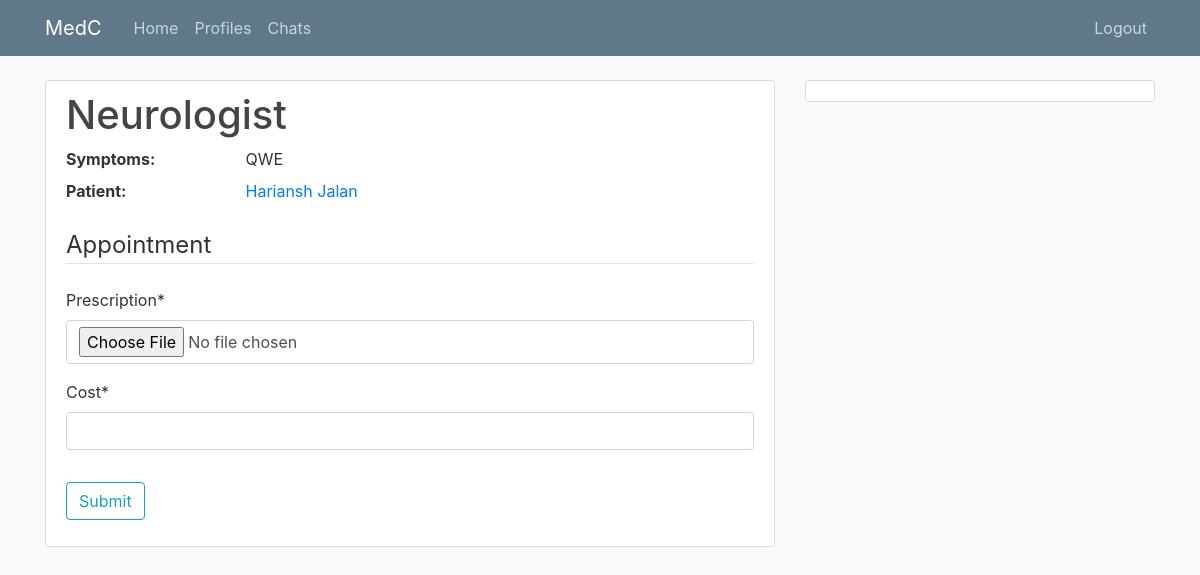
Before: /staff/apps/3/ (signed in) with the older database file.
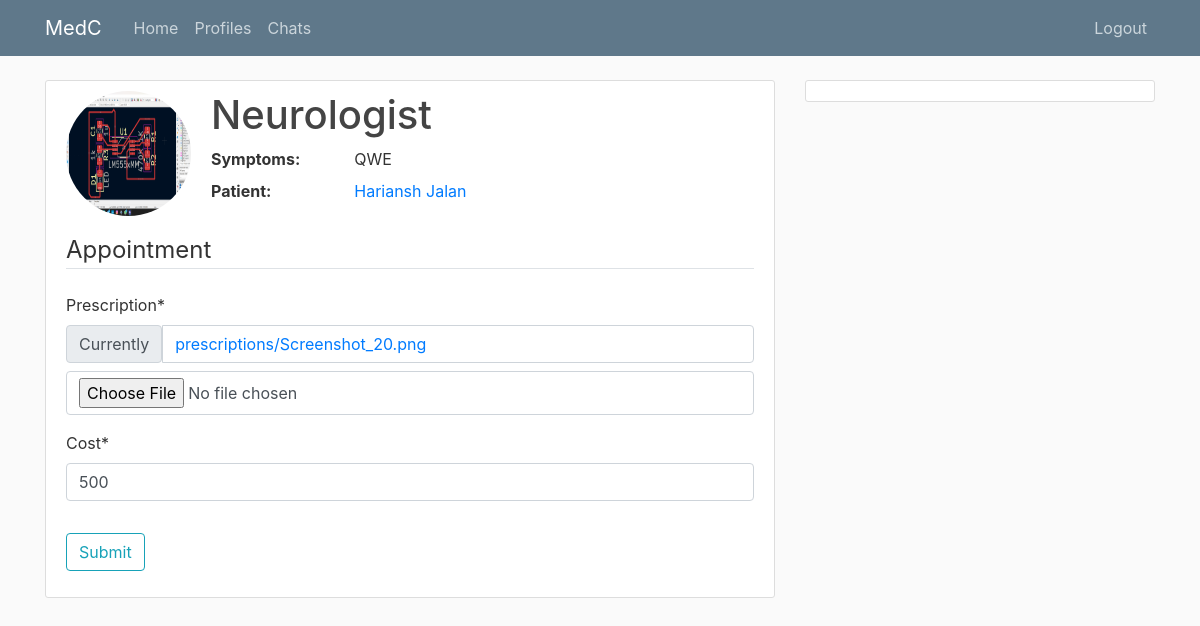
After: the same page with the newer database file.
### patient_dashboard/models.py (models this page shows, shortened)
class Appointment(models.Model):
    doc_name = models.CharField('Doc preffered(if any)',blank=True,default="", max_length=100)
    department = models.CharField(choices=DEPARTMENTS,max_length=15)
    symptoms = models.TextField()
    date_posted = models.DateTimeField(default=timezone.now)
    prescription = models.ImageField(blank=True, upload_to='prescriptions')
    cost = models.IntegerField(null=True)
    patient = models.ForeignKey(get_user_model(), on_delete=models.CASCADE)

### users/models.py (models this page shows)
class User(AbstractUser):
    email = models.EmailField(null=True, unique=True)
    phone = PhoneNumberField(null=True, blank=False, unique=True)
    gender = models.CharField(null=True, max_length=1, choices=(('M','Male'),('F','Female')))
    is_patient = models.BooleanField(default=False)
    is_staff = models.BooleanField(default=False)

### staff_dashboard/views.py (the view)
# urls.py: path('apps/<int:pk>/', views.approve, name='staff-apps'),
def approve(request,pk):
    app = Appointment.objects.get(id=pk)
    if request.method=='POST':
        form = AppUpdateForm(request.POST, request.FILES, instance=app)
        if form.is_valid():
            form.save()
            channel_layer = get_channel_layer()
            async_to_sync(channel_layer.group_send)("apps", {'type': 'chatroom_message','message': 'refresh_apps',})
            messages.success(request, f'prescription has been uploaded')
            return redirect('staff-home')
    else:
        form = AppUpdateForm(instance=Appointment.objects.get(id=pk))
    context = {
        'form' : form,
        'app' : app,
    }
    return render(request,'staff_dashboard/appointment_form.html',context)

### staff_dashboard/forms.py
class AppUpdateForm(forms.ModelForm):
    prescription = forms.ImageField(required=True)
    class Meta:
        model = Appointment
        fields = ['prescription','cost']

### staff_dashboard/templates/staff_dashboard/appointment_form.html (shortened to what this page needs)
{% extends "staff_dashboard/base.html" %}
{%load crispy_forms_tags%}
{% block content %}
<div class="content-section">
    <form method="POST" enctype="multipart/form-data">
        <div class="media">
            {%if app.prescription%}
                <img class="rounded-circle account-img" src="{{app.prescription.url}}">
            {%endif%}
            <div class=" media-body">
                <h2 class="account-heading">{{app.department}}</h2>
                <dl class="row">
                    <dt class="col-sm-3">Symptoms: </dt> <dd class="col-sm-9">{{app.symptoms}}</dd>
                    <dt class="col-sm-3">Patient: </dt> <dd class="col-sm-9"><a href="url 'staff-profiles' app.patient.username">{{app.patient.first_name}} {{app.patient.last_name}}</a></dd>
            </div>
        </div>
        <fieldset class="form-group">
            <legend class="border-bottom mb-4">Appointment</legend>
            {{form|crispy}}
        </fieldset>
        <div class="form-group">
            <button class="btn btn-outline-info" id="submit" type="submit">Submit</button>
        </div>
    </form>
</div>
{% endblock content %}

Changed rows visible on the page:
changed Appointment "Neurologist": prescription: picture added; cost (not shown) → "500"
Other visible differences:
text no longer shown: "Prescription * Cost *"
text now shown: "Prescription * Currently prescriptions/Screenshot_20.png Cost *"
